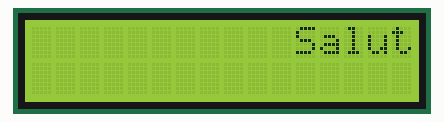
Bench run of a sketch on a simulated Arduino Uno, built with avr-gcc and run on an emulated ATmega328P. Shown: 16×2 character LCD. What the sketch prints to the serial monitor is not drawn.

Above: at 0.1 s.
At 1.7 s:
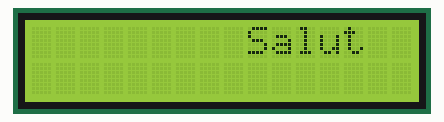
At 3.3 s:
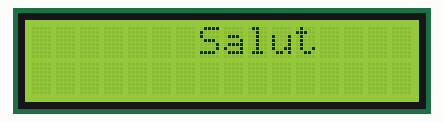
At 7.3 s:
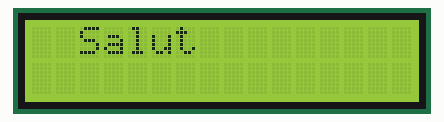
At 10.6 s:
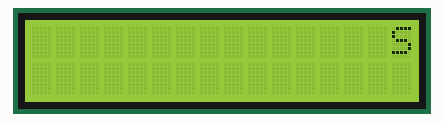
At 14.6 s:
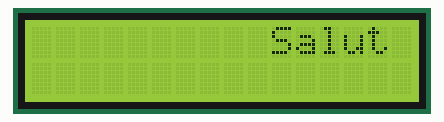

Measured:
- by itself, everything shown: repeats every 13.7 s, in 17 steps
- what the display in image 1 shows lasts 0.8 s, from 1.7 s to 2.5 s

The sketch:

tema4_lcd.ino
```cpp
#include <LiquidCrystal.h>
#include <String.h>

#define ROWS 2
#define COLS 16

LiquidCrystal lcd(4, 5, 10, 11, 12, 13);


String message = "Salut";
String last = " ";

int delayCounter = 0;
int posCounter = 16 - message.length();

void setup() {
  lcd.begin(COLS, ROWS);
  Serial.begin(9600);

}

void loop()
{
  if(delayCounter == 0)
  {
    if(posCounter >= COLS - message.length())
    {
      last = message.substring(COLS + posCounter);
      lcd.print(last);
      Serial.print("Poscounter first if: ");
      Serial.println(posCounter);
      lcd.clear();
      lcd.setCursor(posCounter, 0);
      lcd.print(message);

    }
    else
    {


      lcd.clear();
      lcd.setCursor(posCounter, 0);
      lcd.print(message);
      Serial.print("Poscounter else: ");
      Serial.println(posCounter);
    }
    posCounter--;
    if(posCounter < 0)
    {
      posCounter = 16;
    }
  }
  delayCounter++;

  if(delayCounter>=4)
  {
    delayCounter = 0;
  }

  delay(200);

}
```
